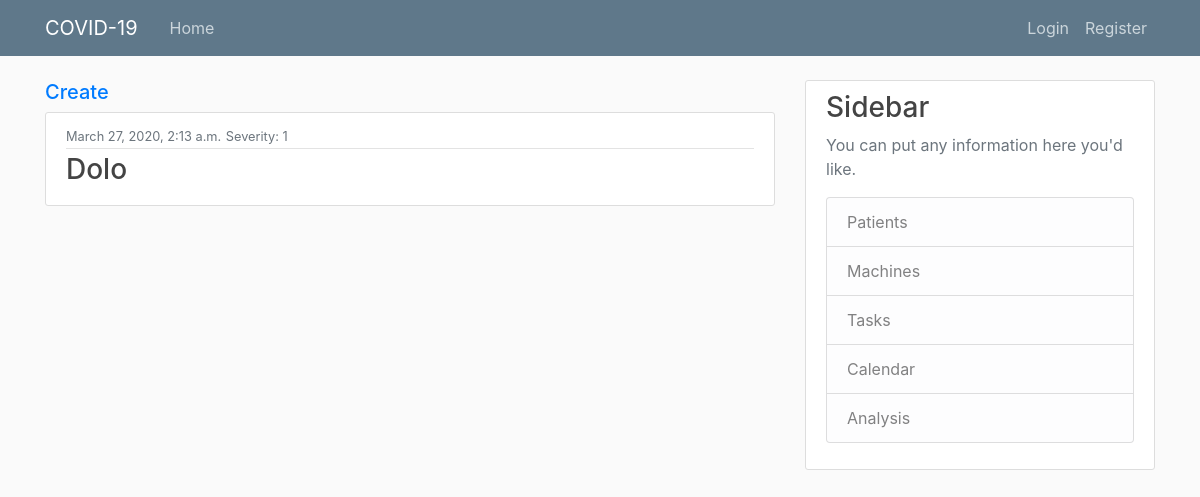
The app's page /manager/patients/, older data.
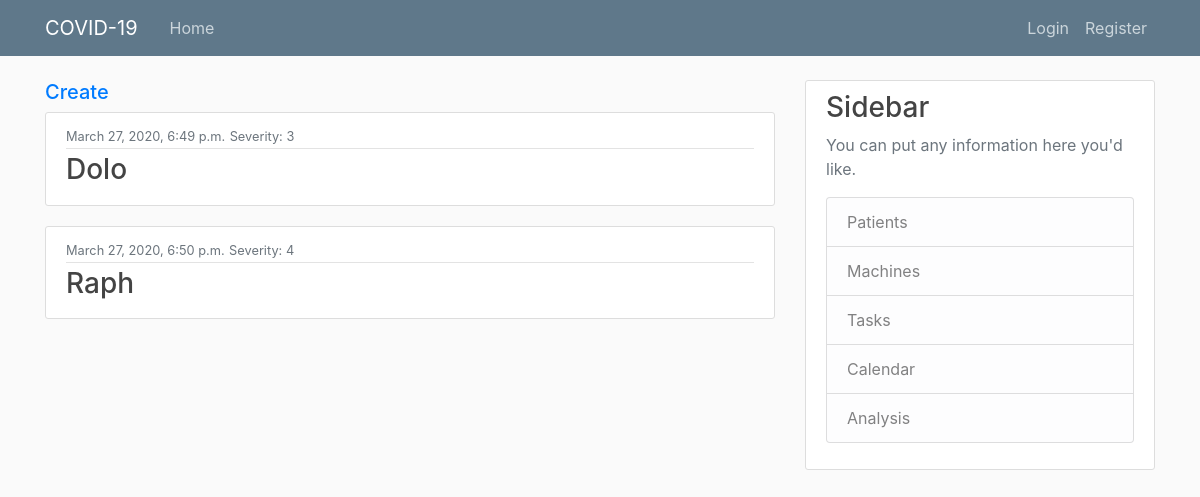
The same page, newer data.
### manager/models.py (models this page shows, shortened)
class Patient(models.Model):
    name = models.CharField(max_length=100)
    SEVERITY = (
    	(0, 'Healed'),
        (1, 'Low'),
    	(2, 'Moderate'),
    	(3, 'Medium'),
    	(4, 'High'),
    	(5, 'Very High'),
    	(6, 'Dead'),
    )
    severity = models.IntegerField(default=1, choices=SEVERITY)
    admission_date = models.DateTimeField('Admission date: ', default=timezone.now)
    description = models.TextField(blank=True)
    machine_pk = models.IntegerField(default=0)
    history_severity_x = models.TextField(blank=True)
    history_severity_y = models.TextField(blank=True)
    history_machine_x = models.TextField(blank=True)
    history_machine_y = models.TextField(blank=True)

### manager/views.py (the view)
# urls.py: path('patients/', views.patients, name='patients'),
def patients(request):
    return render(request, 'patients.html', {'patients': Patient.objects.all()})

### manager/templates/patients.html
{% extends "base.html" %}
{% block content %}
  <h5><a href="{% url 'patient-create' %}">Create</a></h5>
  {% for patient in patients %}
      <article class="media content-section">
        <div class="media-body">
          <div class="article-metadata">
            <small class="text-muted">{{ patient.admission_date }}</small>
            <small class="text-muted">Severity: </small>
            <small class="text-muted">{{ patient.severity }}</small>
          </div>
          <h3><a class="article-title" href="{% url 'patient' patient.pk %}">{{ patient.name }}</a></h3>
        </div>
      </article>
  {% endfor %}
{% endblock content %}

Row changes from the older to the newer data that the page shows:
changed Patient "Dolo": admission_date "March 27, 2020, 2:13 a.m." → "March 27, 2020, 6:49 p.m."; severity "1" → "3"
added Patient: admission_date "March 27, 2020, 6:50 p.m.", severity "4", name "Raph"
